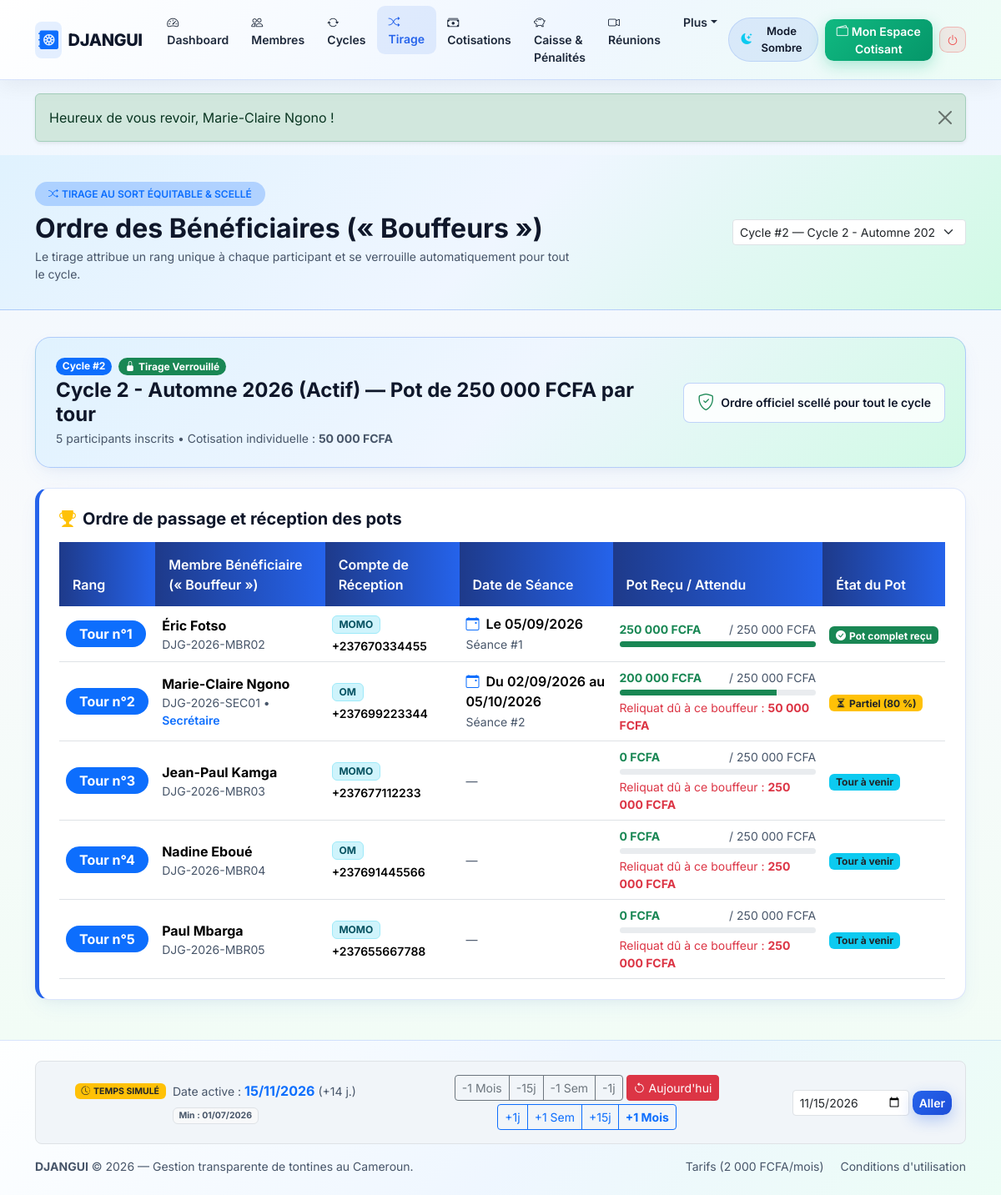
The page /admin/draws.php (signed in) on the database its author committed.
### tables this page shows
CREATE TABLE cycles (
    id INT UNSIGNED AUTO_INCREMENT PRIMARY KEY,
    tontine_id INT UNSIGNED NOT NULL,
    numero_cycle INT UNSIGNED NOT NULL,
    titre VARCHAR(100) NOT NULL,
    montant_cotisation DECIMAL(12,2) NOT NULL,
    frequence ENUM('hebdo', 'bimensuel', 'mensuel') NOT NULL DEFAULT 'mensuel',
    montant_penalite_retard DECIMAL(12,2) NOT NULL DEFAULT 0.00,
    date_debut DATE NOT NULL,
    date_fin DATE DEFAULT NULL,
    statut ENUM('brouillon', 'actif', 'termine', 'annule') NOT NULL DEFAULT 'brouillon',
    date_tirage DATETIME DEFAULT NULL,
    tirage_verrouille TINYINT(1) NOT NULL DEFAULT 0,
    auteur_tirage_id INT UNSIGNED DEFAULT NULL,
    created_at DATETIME NOT NULL DEFAULT CURRENT_TIMESTAMP,

    CONSTRAINT uq_cycles_tontine_numero UNIQUE (tontine_id, numero_cycle),
    CONSTRAINT chk_cycles_montant CHECK (montant_cotisation > 0),
    CONSTRAINT chk_cycles_penalite CHECK (montant_penalite_retard >= 0),
    CONSTRAINT fk_cycles_tontine FOREIGN KEY (tontine_id) REFERENCES tontines(id) ON DELETE CASCADE ON UPDATE CASCADE,
    CONSTRAINT fk_cycles_auteur_tirage FOREIGN KEY (auteur_tirage_id) REFERENCES users(id) ON DELETE SET NULL ON UPDATE CASCADE,
    INDEX idx_cycles_tontine_statut (tontine_id, statut)
);

CREATE TABLE cycle_members (
    id INT UNSIGNED AUTO_INCREMENT PRIMARY KEY,
    cycle_id INT UNSIGNED NOT NULL,
    user_id INT UNSIGNED NOT NULL,
    rang_beneficiaire INT UNSIGNED DEFAULT NULL COMMENT 'Ordre du tirage au sort (1, 2, 3...)',
    date_prevue_pot DATE DEFAULT NULL,
    montant_pot_attendu DECIMAL(12,2) NOT NULL DEFAULT 0.00 COMMENT 'Total que ce bouffeur doit recevoir sur sa seance',
    montant_pot_recu DECIMAL(12,2) NOT NULL DEFAULT 0.00 COMMENT 'Cumul reel deja recu des cotisants',
    pot_totalement_recu TINYINT(1) NOT NULL DEFAULT 0 COMMENT '1 si montant_pot_recu >= montant_pot_attendu',
    date_reception_pot DATETIME DEFAULT NULL,
    created_at DATETIME NOT NULL DEFAULT CURRENT_TIMESTAMP,

    CONSTRAINT uq_cycle_member_unique UNIQUE (cycle_id, user_id),
    CONSTRAINT uq_cycle_rang_unique UNIQUE (cycle_id, rang_beneficiaire),
    CONSTRAINT fk_cm_cycle FOREIGN KEY (cycle_id) REFERENCES cycles(id) ON DELETE CASCADE ON UPDATE CASCADE,
    CONSTRAINT fk_cm_user FOREIGN KEY (user_id) REFERENCES users(id) ON DELETE RESTRICT ON UPDATE CASCADE,
    INDEX idx_cm_user (user_id)
);

CREATE TABLE users (
    id INT UNSIGNED AUTO_INCREMENT PRIMARY KEY,
    code_public VARCHAR(24) NOT NULL COMMENT 'Identifiant public pour le QR Code (sans donnees sensibles)',
    username VARCHAR(50) NOT NULL,
    password_hash VARCHAR(255) NOT NULL,
    nom_complet VARCHAR(120) NOT NULL,
    telephone VARCHAR(20) NOT NULL,
    email VARCHAR(150) DEFAULT NULL,
    numero_cni VARCHAR(60) DEFAULT NULL COMMENT 'Donnee sensible visible uniquement par l admin',
    role ENUM('admin', 'member') NOT NULL DEFAULT 'member',
    statut_membre ENUM('actif', 'inactif', 'sorti') NOT NULL DEFAULT 'actif',
    statut_validation ENUM('en_attente', 'accepte', 'refuse') NOT NULL DEFAULT 'accepte',
    canal_paiement ENUM('momo', 'om', 'especes') NOT NULL DEFAULT 'momo',
    telephone_paiement VARCHAR(20) NOT NULL COMMENT 'Numero MoMo/OM qui envoie les cotisations et recoit le pot',
    tentatives_echouees TINYINT UNSIGNED NOT NULL DEFAULT 0,
    blocage_jusqua DATETIME DEFAULT NULL,
    reset_token VARCHAR(100) DEFAULT NULL,
    reset_expire_at DATETIME DEFAULT NULL,
    tontine_id INT UNSIGNED DEFAULT NULL COMMENT '1 seule tontine autorisee par compte',
    created_at DATETIME NOT NULL DEFAULT CURRENT_TIMESTAMP,
    updated_at DATETIME NOT NULL DEFAULT CURRENT_TIMESTAMP ON UPDATE CURRENT_TIMESTAMP,

    CONSTRAINT uq_users_code_public UNIQUE (code_public),
    CONSTRAINT uq_users_username UNIQUE (username),
    CONSTRAINT uq_users_telephone UNIQUE (telephone),
    CONSTRAINT uq_users_email UNIQUE (email),
    INDEX idx_users_tontine_statut (tontine_id, statut_membre)
);

### admin/draws.php (the view, shortened to what the rows shown need)
<?php
require_once __DIR__ . '/../includes/functions.php';
$tontine_id = (int)$_SESSION['tontine_id'];
$stmtCycles = $pdo->prepare("
    SELECT * FROM cycles
    WHERE tontine_id = ?
    ORDER BY (statut = 'actif') DESC, numero_cycle DESC
");
$stmtCycles->execute([$tontine_id]);
$cycles = $stmtCycles->fetchAll();
$cycle_id_select = isset($_GET['cycle_id']) ? (int)$_GET['cycle_id'] : 0;
$cycle_courant = null;
foreach ($cycles as $c) {
    if ($cycle_id_select === 0 && $c['statut'] === 'actif') {
        $cycle_courant = $c;
        break;
    }
}
$membres_cycle = [];
$seances_stats = [];
if ($cycle_courant) {
    $cid = (int)$cycle_courant['id'];
    $stmtMC = $pdo->prepare("
        SELECT cm.*, u.code_public, u.nom_complet, u.telephone, u.canal_paiement, u.telephone_paiement, u.role
        FROM cycle_members cm
        INNER JOIN users u ON u.id = cm.user_id
        WHERE cm.cycle_id = ?
        ORDER BY (cm.rang_beneficiaire IS NULL) ASC, cm.rang_beneficiaire ASC, u.nom_complet ASC
    ");
    $stmtMC->execute([$cid]);
    $membres_cycle = $stmtMC->fetchAll();
    $stmtSeances = $pdo->prepare("
        SELECT co.numero_seance,
               co.date_echeance,
               co.beneficiaire_cycle_member_id,
               COUNT(co.id) AS nb_cotisations,
               SUM(CASE WHEN co.statut = 'paye' THEN 1 ELSE 0 END) AS nb_payees,
               COALESCE(SUM(co.montant_attendu), 0) AS total_attendu_seance,
               COALESCE(SUM(co.montant_paye), 0) AS total_paye_seance
        FROM contributions co
        INNER JOIN cycle_members cm ON cm.id = co.cycle_member_id
        WHERE cm.cycle_id = ?
        GROUP BY co.numero_seance, co.date_echeance, co.beneficiaire_cycle_member_id
        ORDER BY co.numero_seance ASC
    ");
    $stmtSeances->execute([$cid]);
    foreach ($stmtSeances->fetchAll() as $row) {
        $seances_stats[(int)$row['numero_seance']] = $row;
    }
}
require_once __DIR__ . '/../includes/header.php';
?>
<div class="page-header-dark">
    <div class="container">
        <div class="row align-items-center g-3">
            <div class="col-lg-7">
                <h1 class="fw-bold h2 mb-1">Ordre des Bénéficiaires (« Bouffeurs »)</h1>
            </div>
        </div>
    </div>
</div>
<div class="container pb-5">
    <?php if (!$cycle_courant): ?>
        <div class="card card-djangui p-5 text-center">
            <i class="bi bi-arrow-repeat fs-1 text-muted mb-3"></i>
            <h4 class="fw-bold">Aucun cycle trouvé</h4>
            <p class="text-muted small mb-3">Veuillez d'abord créer et activer un cycle dans la gestion des cycles.</p>
            <div>
                <a href="<?= BASE_URL ?>/admin/cycles.php" class="btn btn-glow-blue">Créer un cycle</a>
            </div>
        </div>
    <?php else: ?>
        <div class="card-accent-djangui p-4 mb-4">
            <div class="row align-items-center g-3">
                <div class="col-lg-8">
                    <div class="d-flex align-items-center gap-2 mb-1">
                        <span class="badge bg-primary rounded-pill">Cycle #<?= (int)$cycle_courant['numero_cycle'] ?></span>
                        <?php if ((int)$cycle_courant['tirage_verrouille'] === 1): ?>
                            <span class="badge bg-success rounded-pill"><i class="bi bi-lock-fill me-1"></i>Tirage Verrouillé</span>
                        <?php else: ?>
                            <span class="badge bg-warning text-dark rounded-pill"><i class="bi bi-unlock-fill me-1"></i>En attente de tirage</span>
                        <?php endif; ?>
                    </div>
                    <h4 class="fw-bold mb-1">
                        <?= e($cycle_courant['titre'] ?? ('Cycle #' . $cycle_courant['numero_cycle'])) ?> —
                        Pot de <?= format_fcfa((float)$cycle_courant['montant_cotisation'] * count($membres_cycle)) ?> par tour
                    </h4>
                    <p class="text-muted small mb-0">
                        <?= count($membres_cycle) ?> participants inscrits • Cotisation individuelle :
                        <strong><?= format_fcfa($cycle_courant['montant_cotisation']) ?></strong>
                    </p>
                </div>
                <div class="col-lg-4 text-lg-end">
                    <?php if ((int)$cycle_courant['tirage_verrouille'] === 0 && $cycle_courant['statut'] === 'actif'): ?>
                        <form method="POST" action="draws.php" id="formTirage" onsubmit="return confirm('Attention : le tirage au sort est unique et sera verrouillé définitivement pour ce cycle. Confirmer ?');">
                            <?= champ_csrf() ?>
                            <input type="hidden" name="action" value="lancer_tirage">
                            <input type="hidden" name="cycle_id" value="<?= (int)$cycle_courant['id'] ?>">
                            <button type="submit" class="btn btn-glow-emerald btn-lg px-4">
                                <i class="bi bi-shuffle me-2"></i>Lancer le tirage au sort
                            </button>
                        </form>
                    <?php elseif ($cycle_courant['statut'] === 'brouillon'): ?>
                        <a href="<?= BASE_URL ?>/admin/cycles.php" class="btn btn-warning fw-bold text-dark">
                            Activer d'abord ce cycle
                        </a>
                    <?php else: ?>
                        <div class="d-inline-flex align-items-center gap-2 px-3 py-2 rounded-3 accent-subbox small fw-semibold">
                            <i class="bi bi-shield-check text-success fs-5"></i>
                            <span>Ordre officiel scellé pour tout le cycle</span>
                        </div>
                    <?php endif; ?>
                </div>
            </div>
        </div>
        <div class="card card-djangui p-4 border-left-navy">
            <h5 class="fw-bold mb-3">
                <i class="bi bi-trophy-fill text-warning me-2"></i>Ordre de passage et réception des pots
            </h5>
            <div class="table-responsive">
                <table class="table table-djangui align-middle mb-0">
                    <thead>
                        <tr>
                            <th>Rang</th>
                            <th>Membre Bénéficiaire (« Bouffeur »)</th>
                            <th>Compte de Réception</th>
                            <th>Date de Séance</th>
                            <th>Pot Reçu / Attendu</th>
                            <th>État du Pot</th>
                        </tr>
                    </thead>
                    <tbody>
                        <?php foreach ($membres_cycle as $m): ?>
                            <?php
                                $rang = $m['rang_beneficiaire'] ? (int)$m['rang_beneficiaire'] : null;
                                $info_seance = ($rang && isset($seances_stats[$rang])) ? $seances_stats[$rang] : null;
                                $pot_attendu = (float)$m['montant_pot_attendu'];
                                $pot_recu    = $info_seance ? max((float)$m['montant_pot_recu'], (float)$info_seance['total_paye_seance']) : (float)$m['montant_pot_recu'];
                                $pct_pot     = $pot_attendu > 0 ? min(100, round(($pot_recu / $pot_attendu) * 100)) : 0;
                                $manque_pot  = max(0, $pot_attendu - $pot_recu);
                            ?>
                            <tr>
                                <td>
                                    <?php if ($rang): ?>
                                        <span class="badge bg-primary rounded-pill px-3 py-2 fs-6">Tour n°<?= $rang ?></span>
                                    <?php else: ?>
                                        <span class="badge bg-secondary rounded-pill">Non tiré</span>
                                    <?php endif; ?>
                                </td>
                                <td>
                                    <div class="fw-bold"><?= e($m['nom_complet']) ?></div>
                                    <div class="small text-muted">
                                        <?= e($m['code_public']) ?>
                                        <?php if ($m['role'] === 'admin'): ?>
                                            • <span class="text-primary fw-semibold">Secrétaire</span>
                                        <?php endif; ?>
                                    </div>
                                </td>
                                <td>
                                    <span class="badge bg-info-subtle text-info-emphasis border border-info-subtle text-uppercase">
                                        <?= e($m['canal_paiement']) ?>
                                    </span>
                                    <div class="small fw-semibold mt-1"><?= e($m['telephone_paiement'] ?: $m['telephone']) ?></div>
                                </td>
                                <td>
                                    <?php if ($info_seance): ?>
                                        <div class="fw-semibold">
                                            <i class="bi bi-calendar-event text-primary me-1"></i>
                                            <?= e(formater_periode_seance($cycle_courant['date_debut'], $rang, $cycle_courant['frequence'], $info_seance['date_echeance'])) ?>
                                        </div>
                                        <span class="small text-muted">Séance #<?= $rang ?></span>
                                    <?php else: ?>
                                        <span class="text-muted small">—</span>
                                    <?php endif; ?>
                                </td>
                                <td style="min-width: 220px;">
                                    <div class="d-flex justify-content-between small mb-1">
                                        <strong class="text-success"><?= format_fcfa($pot_recu) ?></strong>
                                        <span class="text-muted">/ <?= format_fcfa($pot_attendu) ?></span>
                                    </div>
                                    <div class="progress" style="height: 7px;">
                                        <div class="progress-bar bg-success" style="width: <?= $pct_pot ?>%"></div>
                                    </div>
                                    <?php if ($rang && $manque_pot > 0): ?>
                                        <div class="small text-danger mt-1">
                                            Reliquat dû à ce bouffeur : <strong><?= format_fcfa($manque_pot) ?></strong>
                                        </div>
                                    <?php endif; ?>
                                </td>
                                <td>
                                    <?php if (!$rang): ?>
                                        <span class="badge bg-secondary">En attente du tirage</span>
                                    <?php elseif ($pct_pot >= 100 || (int)$m['pot_totalement_recu'] === 1): ?>
                                        <span class="badge bg-success"><i class="bi bi-check-circle-fill me-1"></i>Pot complet reçu</span>
                                    <?php elseif ($pot_recu > 0): ?>
                                        <span class="badge bg-warning text-dark"><i class="bi bi-hourglass-split me-1"></i>Partiel (<?= $pct_pot ?> %)</span>
                                    <?php else: ?>
                                        <span class="badge bg-info text-dark">Tour à venir</span>
                                    <?php endif; ?>
                                </td>
                            </tr>
                        <?php endforeach; ?>
                    </tbody>
                </table>
            </div>
        </div>
    <?php endif; ?>
</div>
<?php require_once __DIR__ . '/../includes/footer.php'; ?>

### rows shown on the page
cycles: numero_cycle "2", titre "Cycle 2 - Automne 2026 (Actif)", montant_cotisation "250 000 FCFA", montant_cotisation "50 000 FCFA"
cycle_members: rang_beneficiaire "1", user.nom_complet "Éric Fotso", user.code_public "DJG-2026-MBR02", user.canal_paiement "MOMO", user.telephone_paiement "+237670334455", date_echeance "Le 05/09/2026", pot_recu "250 000 FCFA", montant_pot_attendu "250 000 FCFA", $pct_pot 100 (drawn), montant_pot_recu "Pot complet reçu"
cycle_members: rang_beneficiaire "2", user.nom_complet "Marie-Claire Ngono", user.code_public "DJG-2026-SEC01", shows "Secrétaire", user.canal_paiement "OM", user.telephone_paiement "+237699223344", date_echeance "Du 02/09/2026 au 05/10/2026", pot_recu "200 000 FCFA", montant_pot_attendu "250 000 FCFA", manque_pot "50 000 FCFA", pct_pot "80"
cycle_members: rang_beneficiaire "3", user.nom_complet "Jean-Paul Kamga", user.code_public "DJG-2026-MBR03", user.canal_paiement "MOMO", user.telephone_paiement "+237677112233", montant_pot_recu "0 FCFA", montant_pot_attendu "250 000 FCFA", format_fcfa($manque_pot) "250 000 FCFA", pot_totalement_recu "Tour à venir"
cycle_members: rang_beneficiaire "4", user.nom_complet "Nadine Eboué", user.code_public "DJG-2026-MBR04", user.canal_paiement "OM", user.telephone_paiement "+237691445566", montant_pot_recu "0 FCFA", montant_pot_attendu "250 000 FCFA", format_fcfa($manque_pot) "250 000 FCFA", pot_totalement_recu "Tour à venir"
cycle_members: rang_beneficiaire "5", user.nom_complet "Paul Mbarga", user.code_public "DJG-2026-MBR05", user.canal_paiement "MOMO", user.telephone_paiement "+237655667788", montant_pot_recu "0 FCFA", montant_pot_attendu "250 000 FCFA", format_fcfa($manque_pot) "250 000 FCFA", pot_totalement_recu "Tour à venir"

### other values the page prints
$_SESSION['flash_texte'] "Heureux de vous revoir, Marie-Claire Ngono !"
count($membres_cycle) "5"
$date_sim_str "15/11/2026"
$jours_ecart "14"
$date_min_str "01/07/2026"
date_actuelle('Y') "2026"
